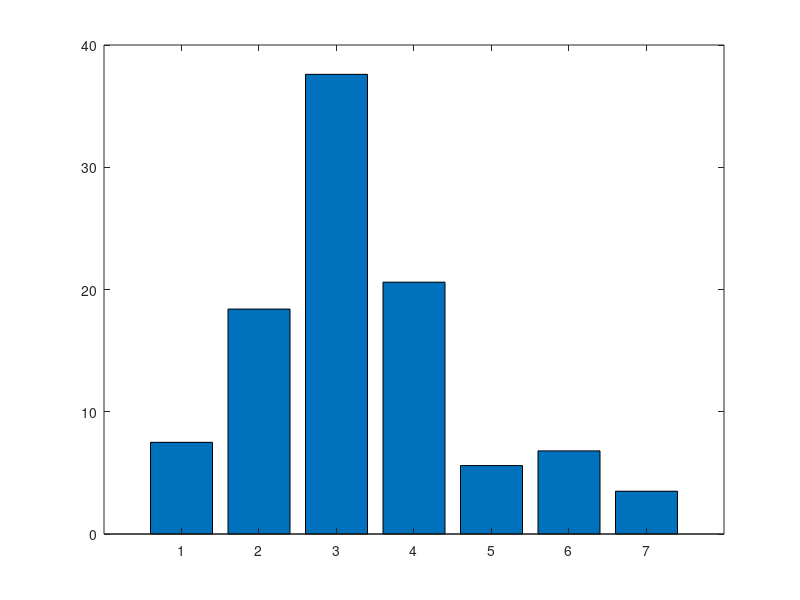

Source code (MATLAB): (Note: this script raises an error after producing the figure.)

% Population ages 25 years and over

% Education categories
education = {
    'Less than 9th grade'
    '9th to 12th grade, no diploma'
    'High school graduate (includes equivalency)'
    'Some college, no degree'
    'Associate''s degree'
    'Bachelor''s degree'
    'Graduate or professional degree'
    };

% Population percentages
data = [7.5; 18.4; 37.6; 20.6; 5.6; 6.8; 3.5];

% Create bar chart
figure;
b = bar(data);

% Display values on top of bars
xtips = b.XEndPoints;
ytips = b.YEndPoints;
labels = string(data);

text(xtips, ytips, labels, ...
    'HorizontalAlignment', 'center', ...
    'VerticalAlignment', 'bottom', ...
    'FontSize', 11);

% Labels and title
xticks(1:7);
xticklabels(education);
xtickangle(25);

xlabel('Education Level');
ylabel('Percentage (%)');
title('Population Ages 25 Years and Over');

% Formatting
ylim([0 45]);
grid on;
set(gca, 'FontSize', 10);
